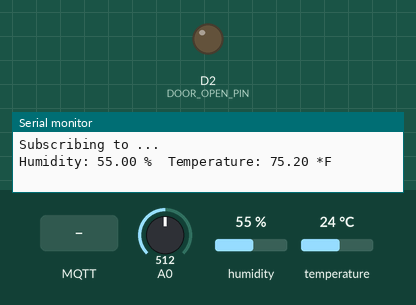
Bench run of a sketch on a simulated ESP8266 (NodeMCU). On the bench: output pins drawn as LEDs (lit = HIGH), the last lines printed to the serial monitor. The inputs (shaded band) are chosen by the test bench; at power-on: A0 = 512, humidity 55 %, temperature 24 °C. WiFi joins after 1.5 s; servers stay silent unless stated; no MQTT or app messages arrive unless stated; pins used as bus, display or sensor lines are not drawn.

Above: at 2.7 s.
2.8 s: MQTT message "OPEN" arrives on the first subscribed topic
At 3.2 s:
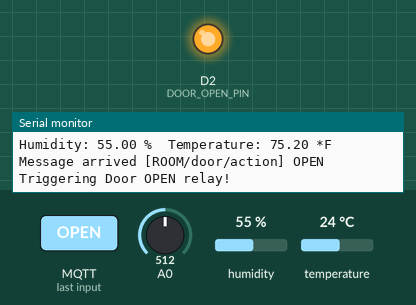
4.8 s: MQTT message "CLOSE" arrives on the first subscribed topic
At 5.8 s:
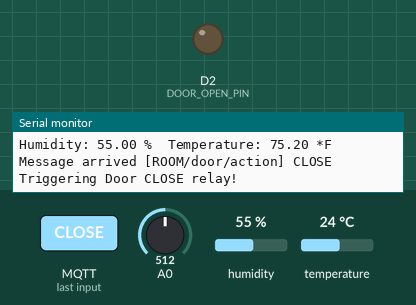
Timing chart, 0 to 7.8 s (numbered marks = the images above; inputs shaded):
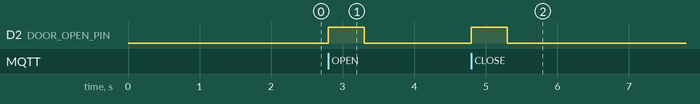

The sketch:

ESP8266_Template.ino
```cpp
#include <ESP8266WiFi.h>
#include <PubSubClient.h>
#include <ArduinoOTA.h>

#include "config.h"

WiFiClient espClient;
PubSubClient client(espClient);

void setup() {
  Serial.begin(115200);
  Serial.println("Starting ROOM...");

  setupWifi();
  setupOta();
  setupMqtt();

  setupRadar();
  setupTempHumid();
  setupDoor();
}

void loop() {
  handleMqtt();
  handleOta();

  checkTempHumid();
  checkRadar();
  checkDoor();
}

void subscribeMQTT() {
  // Subscribe to the action topics to listen for action messages
  Serial.print("Subscribing to ");
  //Serial.print(mqtt_door1_action_topic);
  Serial.println("...");
  client.subscribe(MQTT_DOOR_ACTION_TOPIC);
}

// Callback when MQTT message is received; calls triggerDoorAction(), passing topic and payload as parameters
void callback(char* topic, byte* payload, unsigned int length) {
  Serial.print("Message arrived [");
  Serial.print(topic);
  Serial.print("] ");

  for (int i = 0; i < length; i++) {
    Serial.print((char)payload[i]);
  }
  Serial.println();
  String topicToProcess = topic;
  payload[length] = '\0';
  String payloadToProcess = (char*)payload;
  triggerDoorAction(topicToProcess, payloadToProcess);
}

// Wifi setup function
void setupWifi() {
  delay(10);
  Serial.println();
  Serial.print("Connecting to ");
  Serial.print(WIFI_SSID);
  WiFi.hostname("KitchenESP");
  WiFi.mode(WIFI_STA);
  WiFi.begin(WIFI_SSID, WIFI_PASSWORD);
  while (WiFi.status() != WL_CONNECTED) {
    delay(500);
    Serial.print(".");
  }
  Serial.print(" WiFi connected - IP address: ");
  Serial.println(WiFi.localIP());
}

// MQTT
//String availabilityBase = MQTT_CLIENTID;
//String availabilitySuffix = "/availability";
//String availabilityTopicStr = availabilityBase + "/availability";
//const char* availabilityTopic = availabilityTopicStr.c_str();
const char* availabilityTopic = concatt(MQTT_CLIENTID, "/availability");
const char* birthMessage = "online";
const char* lwtMessage = "offline";

void setupMqtt() {
  //String availabilityBase = MQTT_CLIENTID;
  //strcpy(availabilityTopic, MQTT_CLIENTID);
  //strcat(availabilityTopic, "/availability");
  //String availabilitySuffix = "/availability";
  //String availabilityTopicStr = availabilityBase + "/availability";
  //availabilityTopic
  client.setServer(MQTT_BROKER, 1883);
  client.setCallback(callback);
}

// Function that publishes birthMessage
void publishBirthMessage() {
  // Publish the birthMessage
  Serial.print("Publishing birth message \"");
  Serial.print(birthMessage);
  Serial.print("\" to ");
  Serial.print(availabilityTopic);
  Serial.println("...");
  client.publish(availabilityTopic, birthMessage, true);
}

// Function that runs in loop() to connect/reconnect to the MQTT broker, and publish the current door statuses on connect
void reconnect() {
  // Loop until we're reconnected
  while (!client.connected()) {
    Serial.print("Attempting MQTT connection...");
    // Attempt to connect
    if (client.connect(MQTT_CLIENTID, MQTT_USERNAME, MQTT_PASSWORD, availabilityTopic, 0, true, lwtMessage)) {
      Serial.println("Connected!");
      // Publish the birth message on connect/reconnect
      publishBirthMessage();
      subscribeMQTT();
    }
    else {
      Serial.print("failed, rc=");
      Serial.print(client.state());
      Serial.println(" try again in 5 seconds");
      // Wait 5 seconds before retrying
      delay(5000);
    }
  }
}

void setupOta() {
  ArduinoOTA.setHostname(OTA_HOSTNAME);
  ArduinoOTA.setPort(OTA_PORT);
  ArduinoOTA.onStart([]() {
    Serial.println("Start");
  });
  ArduinoOTA.onEnd([]() {
    Serial.println("\nEnd");
  });
  ArduinoOTA.onProgress([](unsigned int progress, unsigned int total) {
    Serial.printf("Progress: %u%%\r", (progress / (total / 100)));
  });
  ArduinoOTA.onError([](ota_error_t error) {
    Serial.printf("Error[%u]: ", error);
    if (error == OTA_AUTH_ERROR) Serial.println("Auth Failed");
    else if (error == OTA_BEGIN_ERROR) Serial.println("Begin Failed");
    else if (error == OTA_CONNECT_ERROR) Serial.println("Connect Failed");
    else if (error == OTA_RECEIVE_ERROR) Serial.println("Receive Failed");
    else if (error == OTA_END_ERROR) Serial.println("End Failed");
  });
  ArduinoOTA.begin();
  Serial.println("Ready");
  Serial.print("IP address: ");
  Serial.println(WiFi.localIP());
  pinMode(2, OUTPUT);
}

void handleMqtt() {
  // Connect/reconnect to the MQTT broker and listen for messages
  if (!client.connected()) {
    reconnect();
  }
  client.loop();
}

void handleOta() {
  ArduinoOTA.handle();
}
```

dht.ino
```cpp
#include "DHT.h"

// Temp and Humid
DHT dht(DHT_PIN, DHT_TYPE);
unsigned long lastTimeTemp;

void setupTempHumid() {
  pinMode(DHT_PIN, INPUT);
}

void checkTempHumid() {
  if (millis() - lastTimeTemp >= DHT_CHECK_DELAY) {
    lastTimeTemp = millis();
    float humid = dht.readHumidity();
    float temp = dht.readTemperature(DHT_USE_F);
    Serial.print("Humidity: ");
    Serial.print(humid);
    Serial.print(" %\t");
    Serial.print("Temperature: ");
    Serial.print(temp);
    Serial.println(" *F\t");
    if (!isnan(temp)) {
      char buf[6];
      sprintf(buf, "%f", temp);
      client.publish(MQTT_TEMP_TOPIC, buf, true);
      sprintf(buf, "%f", humid);
      client.publish(MQTT_HUMID_TOPIC, buf, true);
    }
  }
}
```

door.ino
```cpp
// Relay
const int relayActiveTime = 500;
unsigned long door1_lastSwitchTime = 0;
int debounceTime = 2000;

void setupDoor() {
  pinMode(DOOR_OPEN_PIN, OUTPUT);
}

void checkDoor() {

}

void triggerDoorAction(String requestedDoor, String requestedAction) {
  if (requestedDoor == MQTT_DOOR_ACTION_TOPIC && requestedAction == "OPEN") {
    Serial.print("Triggering ");
    Serial.print(DOOR_ALIAS);
    Serial.println(" OPEN relay!");
    toggleRelay(DOOR_OPEN_PIN);
  }
  else if (requestedDoor == MQTT_DOOR_ACTION_TOPIC && requestedAction == "CLOSE") {
    Serial.print("Triggering ");
    Serial.print(DOOR_ALIAS);
    Serial.println(" CLOSE relay!");
    toggleRelay(DOOR_CLOSE_PIN);
  }
  else if (requestedDoor == MQTT_DOOR_ACTION_TOPIC && requestedAction == "STATE") {
    Serial.print("Publishing on-demand status update for ");
    Serial.print(DOOR_ALIAS);
    Serial.println("!");
    publishBirthMessage();
  }
  else {
    Serial.println("Unrecognized action payload... taking no action!");
  }
}

void toggleRelay(int pin) {
  if (ACTIVE_HIGH_RELAY) {
    digitalWrite(pin, HIGH);
    delay(relayActiveTime);
    digitalWrite(pin, LOW);
  }
  else {
    digitalWrite(pin, LOW);
    delay(relayActiveTime);
    digitalWrite(pin, HIGH);
  }
}
```

radar.ino
```cpp
// Motion
int radar_val;
unsigned long firstTimeMotion = 0;
unsigned long lastTimeMotion = 0;
int motionDiff;
int publishedMotionDiff;

void setupRadar() {
  pinMode(RADAR_PIN, INPUT);
  digitalWrite(D4, HIGH);
}

void checkRadar() {
    // Check Motion
  radar_val = analogRead(RADAR_PIN);
  if (radar_val > 50 && lastTimeMotion == 0) {
    client.publish(MQTT_MOTION_TOPIC, MQTT_MOTION_ON, false);
    digitalWrite(D4, LOW);
    lastTimeMotion = millis();
  }
  else if (radar_val > 50) {
    lastTimeMotion = millis();
  }
  else if (lastTimeMotion > 0 && millis() - lastTimeMotion >= RADAR_TIMEOUT) {
    client.publish(MQTT_MOTION_TOPIC, MQTT_MOTION_OFF, true);
    digitalWrite(D4, HIGH);
    lastTimeMotion = 0;
  }
}
```

config.h
```cpp
// Preprocessor string concatenator
#define concatt(first, second) first second

// Mapping NodeMCU Ports to Arduino GPIO Pins
// Allows use of NodeMCU pin names
#define D0 16
#define D1 5
#define D2 4
#define D3 0
#define D4 2
#define D5 14
#define D6 12
#define D7 13
#define D8 15
#define RX 3 // D9
#define TX 1 // D10
#define SD2 9
#define SD3 10

// Wifi Parameters
#define WIFI_SSID "wifiSSID"
#define WIFI_PASSWORD "wifiPassword"

// Static IP Parameters
#define STATIC_IP false
#define IP 192,168,1,100
#define GATEWAY 192,168,1,1
#define SUBNET 255,255,255,0

// MQTT Parameters
#define MQTT_BROKER "192.168.1.2"
#define MQTT_CLIENTID "ROOM"
#define MQTT_USERNAME ""
#define MQTT_PASSWORD ""
#define MQTT_PORT 1883

// OTA
#define OTA_HOSTNAME "ROOM"
#define OTA_PASSWORD ""
#define OTA_PORT 8266

// Relay Parameters
#define ACTIVE_HIGH_RELAY true

// Door Parameters
#define DOOR_ALIAS "Door"
#define MQTT_DOOR_ACTION_TOPIC "ROOM/door/action"
#define DOOR_OPEN_PIN D2
#define DOOR_CLOSE_PIN D2

// Temp/Humidity Sensor Parameters
#define MQTT_TEMP_TOPIC "ROOM/temperature"
#define MQTT_HUMID_TOPIC "ROOM/humidity"

// DHT Parameters
#define DHT_PIN D1
#define DHT_TYPE DHT22
#define DHT_CHECK_DELAY 2000
#define DHT_USE_F true

// Radar Sensor
#define MQTT_ACTIVE_MOTION_TOPIC "ROOM/motion"
#define MQTT_MOTION_TOPIC "ROOM/motion"
#define MQTT_MOTION_OFF "off"
#define MQTT_MOTION_ON "on"
#define RADAR_PIN D2
#define RADAR_TIMEOUT 60000 //60 seconds
#define RADAR_REPORT_INTERVAL 5000 //5 seconds
#define RADAR_REPORT_MAX 1800000 //30 minutes

// Load Sensor
#define MQTT_WEIGHT_TOPIC "ROOM/weight"
#define LOAD_PIN D1
#define LOAD_CLOCK_PIN D2
#define LOAD_SENSOR_2 true
#define LOAD_PIN_2 D3
#define LOAD_CLOCK_PIN_2 D4


// Trip Sensor
#define TRIP_1_PIN D0
#define TRIP_2_PIN D0
#define TRIP_MIN_VAL 0

// Trip Matrix
#define TRIP_MATRIX_SIZE 3
#define TRIP_ON_WAIT 20
#define TRIP_OFF_WAIT 20
#define TRIP_MATRIX_PIN_1 D1
#define TRIP_MATRIX_PIN_2 D2
#define TRIP_MATRIX_PIN_3 D3
```

Measured:
- after the input at 2.8 s, D2 (DOOR_OPEN_PIN): LOW → HIGH at once, → LOW 0.50 s later
- after the input at 4.8 s, D2 (DOOR_OPEN_PIN): LOW → HIGH at once, → LOW 0.50 s later
